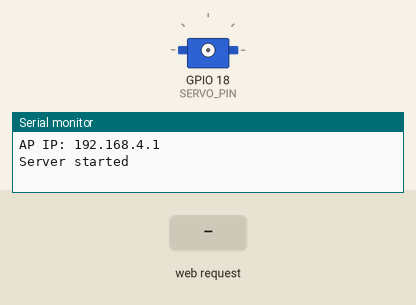
A sketch run on a simulated ESP32. On the bench: servo, the last lines printed to the serial monitor. The test bench sets the inputs (shaded band).

Above: at 1.3 s.
1.4 s: HTTP request GET /sweep received
At 1.85 s:
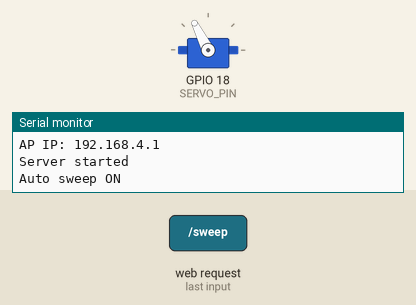
4.4 s: HTTP request GET /cal received
7.4 s: HTTP request GET /set?a=1 received
At 7.9 s:
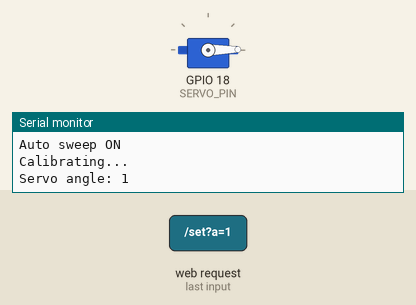
10.4 s: HTTP request GET /sweep?a=1 received
13.4 s: HTTP request GET /sweep?a=0 received
At 13.8 s:
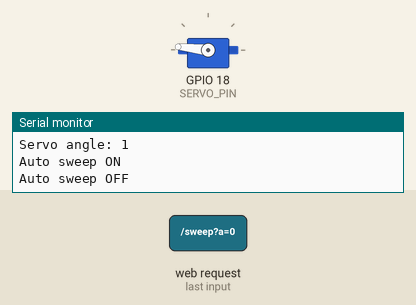
Timing chart, 0 to 15.9 s (numbered marks = the images above; inputs shaded):
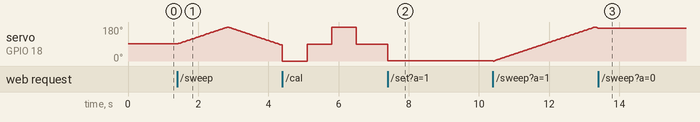

The sketch:

control-servo-motor-no-internet.ino
```cpp
/*
  ESP32 Servo Control - Captive Portal (v3: no servo movement at startup)
  Board: any ESP32 Dev Module | Library: ESP32Servo (Library Manager)
  Wiring: Servo signal (orange/yellow) -> GPIO18, red -> 5V/VIN, brown -> GND
  Connect to Wi-Fi "Servo-Control" (password: 12345678), then open http://192.168.4.1
  Serial Monitor: 115200 baud
  The servo is only attached after the first command from the phone.
*/
#include <WiFi.h>
#include <DNSServer.h>
#include <WebServer.h>
#include <ESP32Servo.h>

const char* AP_SSID = "Servo-Control";
const char* AP_PASS = "12345678";   // min 8 chars, or set "" for open network
const int SERVO_PIN = 18;

DNSServer dns;
WebServer server(80);
Servo servo;

int angle = 90;
bool sweeping = false;
int sweepDir = 1;
unsigned long lastStep = 0;

const char PAGE[] PROGMEM = R"rawliteral(
<!DOCTYPE html><html><head><meta charset="utf-8">
<meta name="viewport" content="width=device-width,initial-scale=1">
<title>Servo Control</title>
<style>
body{margin:0;font-family:sans-serif;background:#0f1b2d;color:#fff;text-align:center;padding:20px}
h2{margin-bottom:4px}p{color:#9fb3c8;margin-top:0}
#val{font-size:72px;font-weight:700;margin:20px 0}
input[type=range]{width:90%;height:36px}
button{background:#16304f;color:#fff;border:1px solid #3b6ea5;border-radius:8px;
padding:12px 16px;margin:5px;font-size:16px}
button:active{background:#3b6ea5}
#st{margin-top:18px;font-size:14px;color:#4ade80}
</style></head><body>
<h2>SERVO CONTROL</h2><p>Move the slider to rotate the servo</p>
<div id="val">90&deg;</div>
<input type="range" id="s" min="0" max="180" value="90" oninput="setA(this.value)">
<div style="display:flex;justify-content:space-between;width:90%;margin:0 auto;font-size:13px">
<span>0&deg;</span><span>90&deg;</span><span>180&deg;</span></div>
<div style="margin-top:16px">
<button onclick="setA(0)">0&deg;</button><button onclick="setA(45)">45&deg;</button>
<button onclick="setA(90)">90&deg;</button><button onclick="setA(135)">135&deg;</button>
<button onclick="setA(180)">180&deg;</button></div>
<div><button id="sw" onclick="sweep()">Auto sweep</button>
<button onclick="cal()">Calibrate</button></div>
<div id="st">&#9679; Connected</div>
<script>
let t;
function show(a){document.getElementById('val').innerHTML=a+'&deg;';document.getElementById('s').value=a;}
function setA(a){show(a);clearTimeout(t);
 t=setTimeout(()=>req('/set?a='+a),30);}
function req(u){return fetch(u).then(r=>{st(true);return r.text()}).catch(()=>st(false));}
function st(ok){let e=document.getElementById('st');
 e.style.color=ok?'#4ade80':'#f87171';e.innerHTML='&#9679; '+(ok?'Connected':'Disconnected');}
function sweep(){req('/sweep');}
function cal(){req('/cal');}
setInterval(()=>req('/angle').then(a=>{if(a)show(a)}),1000);
</script></body></html>
)rawliteral";

// ---- Wi-Fi connect / disconnect messages in Serial Monitor ----
void onWiFiEvent(WiFiEvent_t event, WiFiEventInfo_t info) {
  if (event == ARDUINO_EVENT_WIFI_AP_STACONNECTED) {
    Serial.printf("Phone connected: %02X:%02X:%02X:%02X:%02X:%02X | Clients: %d\n",
      info.wifi_ap_staconnected.mac[0], info.wifi_ap_staconnected.mac[1],
      info.wifi_ap_staconnected.mac[2], info.wifi_ap_staconnected.mac[3],
      info.wifi_ap_staconnected.mac[4], info.wifi_ap_staconnected.mac[5],
      WiFi.softAPgetStationNum());
  }
  if (event == ARDUINO_EVENT_WIFI_AP_STADISCONNECTED) {
    Serial.println("Phone disconnected");
  }
}

// Attach the servo only when the first move is requested (no startup twitch)
void moveServo(int a) {
  if (!servo.attached()) {
    servo.setPeriodHertz(50);
    servo.attach(SERVO_PIN, 500, 2400);   // tweak pulse range if servo doesn't reach full travel
  }
  servo.write(a);
}

void handleRoot() {
  Serial.println("Page requested");
  server.send_P(200, "text/html", PAGE);
}

void handleSet() {
  if (server.hasArg("a")) {
    sweeping = false;
    angle = constrain(server.arg("a").toInt(), 0, 180);
    moveServo(angle);
    Serial.printf("Servo angle: %d\n", angle);
  }
  server.send(200, "text/plain", String(angle));
}

void handleSweep() {
  sweeping = !sweeping;
  Serial.println(sweeping ? "Auto sweep ON" : "Auto sweep OFF");
  server.send(200, "text/plain", sweeping ? "on" : "off");
}

void handleCal() {            // quick range test: 0 -> 90 -> 180 -> 90
  sweeping = false;
  Serial.println("Calibrating...");
  int pts[] = {0, 90, 180, 90};
  for (int p : pts) { moveServo(p); angle = p; delay(700); }
  server.send(200, "text/plain", "done");
}

void handleAngle() { server.send(200, "text/plain", String(angle)); }

void redirectToPortal() {     // captive portal: send every unknown URL to the page
  server.sendHeader("Location", "http://192.168.4.1/", true);
  server.send(302, "text/plain", "");
}

void setup() {
  Serial.begin(115200);

  WiFi.onEvent(onWiFiEvent);
  WiFi.mode(WIFI_AP);
  WiFi.softAP(AP_SSID, AP_PASS);
  delay(100);
  dns.start(53, "*", WiFi.softAPIP());  // answer all DNS queries with ESP32's IP
  Serial.print("AP IP: "); Serial.println(WiFi.softAPIP());

  server.on("/", handleRoot);
  server.on("/set", handleSet);
  server.on("/sweep", handleSweep);
  server.on("/cal", handleCal);
  server.on("/angle", handleAngle);
  server.onNotFound(redirectToPortal);
  server.begin();
  Serial.println("Server started");
}

void loop() {
  dns.processNextRequest();
  server.handleClient();

  if (sweeping && millis() - lastStep > 15) {
    lastStep = millis();
    angle += sweepDir;
    if (angle >= 180) { angle = 180; sweepDir = -1; }
    if (angle <= 0)   { angle = 0;   sweepDir = 1; }
    moveServo(angle);
  }
}
```

Measured:
- after the input at 1.4 s, servo on GPIO 18 (SERVO_PIN): rises from 91° to 179° in 1.4 s, then falls to 83° in 1.6 s
- after the input at 7.4 s, servo on GPIO 18 (SERVO_PIN): 90° → 1° at once
- after the input at 13.4 s, servo on GPIO 18 (SERVO_PIN): stays 174° (without the input it goes to 172° after 0.02 s)
